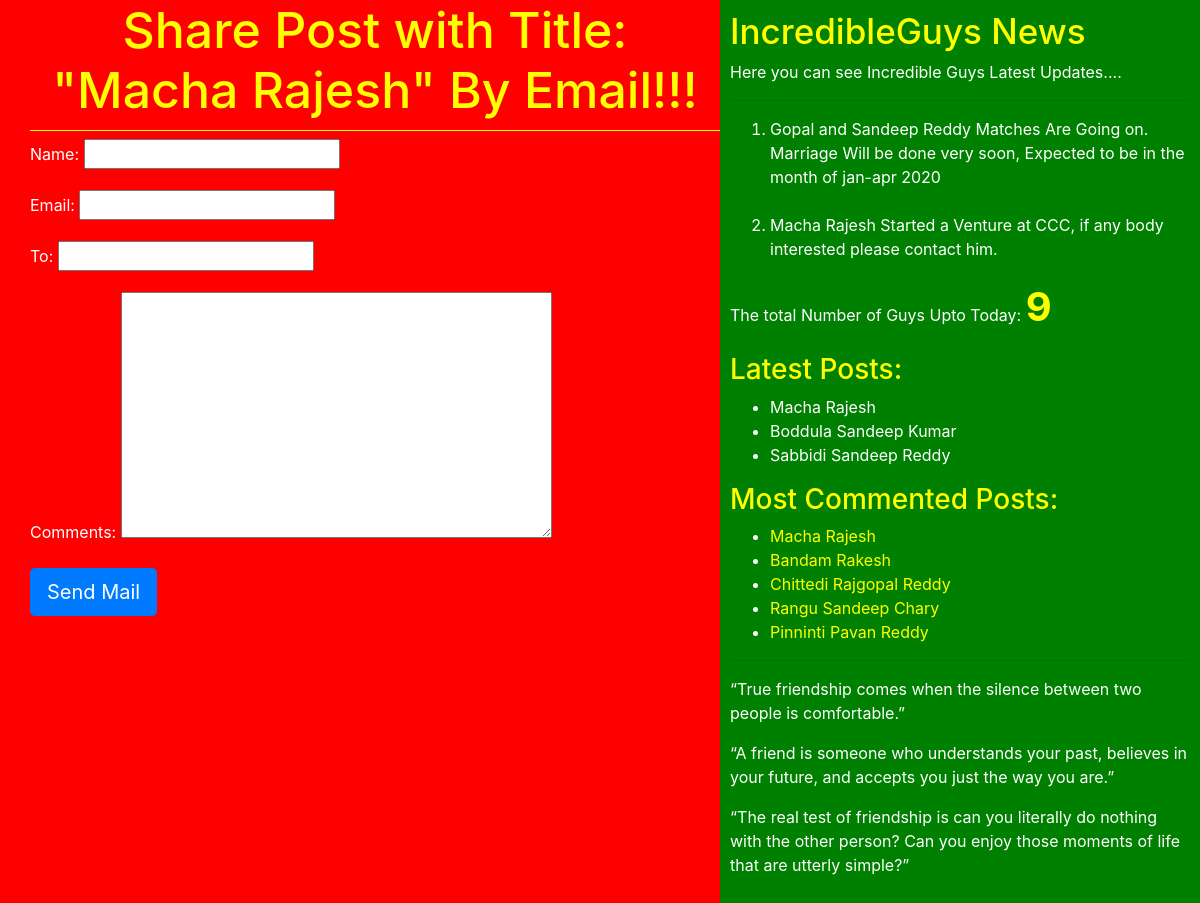
Screenshot of /10/share/ with the database file from the repository.
### blog/models.py (models this page shows, shortened)
class Post(models.Model):
    STATUS_CHOICES = (('draft','Draft'),('published','published'))
    title = models.CharField(max_length=256)
    slug = models.SlugField(max_length=264,unique_for_date='publish')
    author = models.ForeignKey(User,on_delete=models.CASCADE,related_name='blog_posts')
    body = models.TextField()
    publish = models.DateTimeField(default=timezone.now)
    created = models.DateTimeField(auto_now_add=True)
    update = models.DateTimeField(auto_now=True)
    status = models.CharField(max_length=10,choices=STATUS_CHOICES,default='draft')
    objects = CustomManager()
    tags = TaggableManager()
    class Meta:
        ordering = ('-publish',)
    def get_absolute_url(self):
        return reverse('post_detail', args=[self.publish.year, self.publish.strftime('%m'), self.publish.strftime('%d'), self.slug])

### blog/views.py (the view)
# urls.py: url(r'^(?P<id>\d+)/share/$', views.post_share),
def post_share(request, id):
    post = get_object_or_404(Post, id=id, status='published')
    sent = False
    if request.method == 'POST':
        form = EmailSendForm(request.POST)
        if form.is_valid():
            cd = form.cleaned_data
            post_url = request.build_absolute_uri(post.get_absolute_url())
            subject = '{} ({}) recommends you reading "{}"'.format(cd['name'], cd['email'], post.title)
            message = 'Read "{}" at {}\n\n{}\'s comments: {}'.format(post.title, post_url, cd['name'], cd['comments'])
            send_mail(subject, message, config('DEFAULT_FROM_EMAIL'), [cd['to']])
            sent = True
    else:
        form = EmailSendForm()
    return render(request, 'blog/sharebyemail.html', {'post': post, 'form': form, 'sent': sent})

### blog/forms.py
class EmailSendForm(forms.Form):
    name = forms.CharField()
    email = forms.EmailField()
    to = forms.EmailField()
    comments = forms.EmailField(required=False, widget=forms.Textarea)

### blog/models.py (called while the page is built)
    def get_queryset(self):
        return super().get_queryset().filter(status='published')

### blog/templatetags/blog_tags.py (called while the page is built)
@register.simple_tag
def total_posts():
    return Post.objects.count()

@register.inclusion_tag('blog/latest_post123.html')
def show_latest_posts():
    latest_posts = Post.objects.order_by('-publish')[ :3]
    return{'latest_posts': latest_posts}

@register.simple_tag
def get_most_commented_posts(count=5):
    return Post.objects.annotate(total_comments=Count('comments')).order_by('-total_comments')[:count]

### templates/blog/sharebyemail.html (shortened to what this page needs)
{% extends 'blog/base.html' %}
    {% block content %}
    {% if sent %}
        <h1>Email Successfully Sent!!!</h1>
        <h2>Post With the title: {{post.title}} Shared by Email </h2>
    {% else %}
      <h1>Share Post with Title: "{{post.title}}" By Email!!!</h1>
          <form method='POST'>
           {{form.as_p}}
           <input type="submit"  class="btn btn-primary btn-lg" value="Send Mail" >
          </form>
    {% endif %}
    {% endblock %}

### templates/blog/base.html (shortened to what this page needs)
<!DOCTYPE html>
{% load staticfiles %}
{% load blog_tags %}
<html lang="en">
<head>
    <link rel="stylesheet" href="https://stackpath.bootstrapcdn.com/bootstrap/4.2.1/css/bootstrap.min.css">
     <link rel="stylesheet" href="{%static 'css/blog1.css' %}">
</head>
<body>
<div class="content">
    {%block content%}   {%endblock%}
</div>
<div class="sidebar">
     <h4>IncredibleGuys News</h4>
    <p>Here you can see Incredible Guys Latest Updates....</p>
    <hr>
    <ol>
        <li>Gopal and Sandeep Reddy Matches Are Going on. Marriage Will be done very soon, Expected to be in the month of jan-apr 2020 </li><br>
        <li>Macha Rajesh Started a Venture at CCC, if any body interested please contact him.</li>
    </ol>
    <p>The total Number of Guys Upto Today: <span id="pcount">{% total_posts %}</span></p>
    <h3>Latest Posts: </h3> {% show_latest_posts %}
    <h3>Most Commented Posts: </h3>
    {% get_most_commented_posts as most_commented_posts %}
    <ul>
        {% for post in most_commented_posts %}
        <li><a href="{{post.get_absolute_url}}" class="red" >{{post.title}}</a></li>
        {% endfor %}
    </ul>
    <hr>
    <p>“True friendship comes when the silence between two people is comfortable.”</p>
    <p>“A friend is someone who understands your past, believes in your future, and accepts you just the way you are.”</p>
    <p>“The real test of friendship is can you literally do nothing with the other person? Can you enjoy those moments of life that are utterly simple?”</p>
</div>
</body>
</html>

### templates/blog/latest_post123.html
<ul>
    {% for post in latest_posts %}
    <li> <a href="{{post.get_absolute_url}}">{{post.title}}</a> </li>
    {% endfor %}
</ul>

### static/css/blog1.css (style rules this page uses)
.content { width: 60%; float: left; padding: 0 0 0 30px; background: red; height: 100%; }
.sidebar { width: 40%; float: right; padding: 10px; background: green; height: 100%; color: white; }
h1 { text-align: center; border-bottom: 1px solid yellow; padding-bottom: 10px; }
body { color: white; background: red; }
a { color : white; text-decoration : none; }
.red { color : yellow; text-decoration: none; }
#pcount { font-size: 40px; color: yellow; font-weight: bold; }
h1 { color: yellow; font-size:50px; }
h3 { color: yellow; }
h4 { color: yellow; font-size:35px; }

### rows the page displays
Post: title "Macha Rajesh"
Post: title "Boddula Sandeep Kumar"
Post: title "Sabbidi Sandeep Reddy"
Post: title "Bandam Rakesh"
Post: title "Chittedi Rajgopal Reddy"
Post: title "Rangu Sandeep Chary"
Post: title "Pinninti Pavan Reddy"
